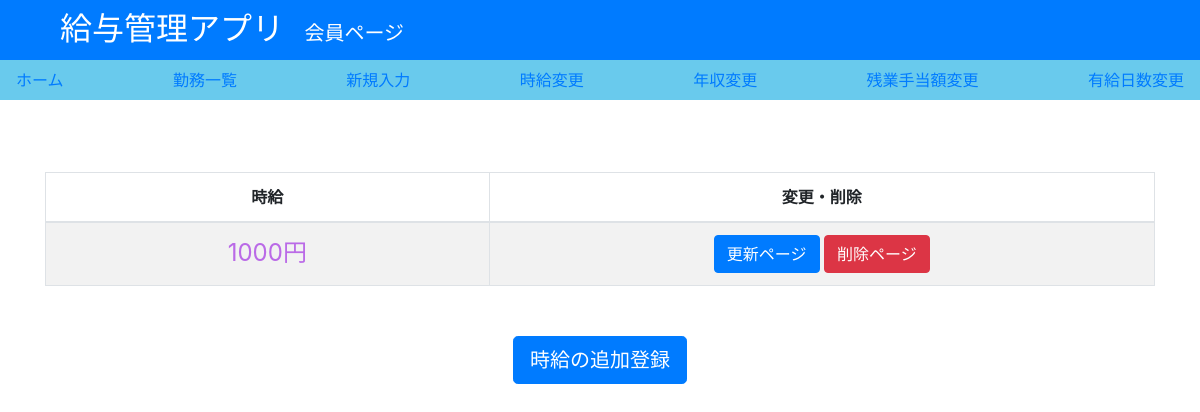
The page /listwage/ (signed in) on the database as committed earlier.
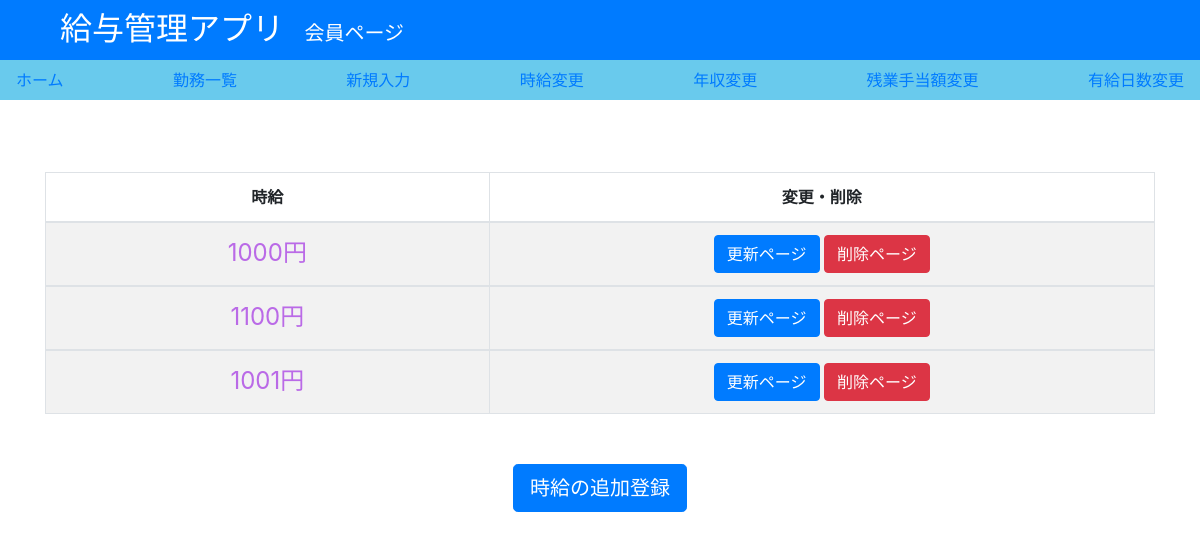
The same page on the database as committed later.
### salary/models.py (models this page shows)
class Wage(models.Model):
    class Meta:
        verbose_name ="時給"
    name = models.PositiveIntegerField(default=1000,verbose_name ="時給")
    user = models.ForeignKey(get_user_model(), verbose_name='ログインユーザー', on_delete=models.CASCADE)

### salary/views.py (the view)
# urls.py: path("listwage/", views.wagelist, name="wage_list"),
def wagelist(request):
    wage=Wage.objects.filter(user_id=request.user.id)
    return render(request, 'salary/wage_list.html', {"wage":wage})

### salary/templates/salary/wage_list.html
{% extends "salary/base2.html" %}
{% load humanize %}
{% block main %}
<br><br>
<table id=wage_list width="100%" class="table table-striped table-bordered table-hover">
    <thead>
        <tr>
            <th class="center">時給</th>
            <th class="center">変更・削除</th>
        </tr>
    </thead>
    {% for wage in wage %}
    <tbody>
        <tr>
            <td  class="center" width="100"><span class="important">{{ wage.name|intcomma }}円</span></td>
            <td class="center" width="150">
                <a class="btn btn-primary" href="{% url 'wage_update' wage.id %}" role="button">更新ページ</a>
                <a class="btn btn-danger" href="{% url 'wage_delete' wage.id %}" role="button">削除ページ</a>
            </td>
        </tr>
    </tbody>
{% empty %}
    <h1 class="center">コンテンツがありません。</h1>
{% endfor %}
</table>
<h3 class="center2"><a class="btn btn-primary btn-lg" href="{% url 'wage_create' %}" role="button">時給の追加登録</a></h3>
{% endblock %}

Rows that differ between the two databases and show on the page:
added Wage: name "1100"
added Wage: name "1001"
